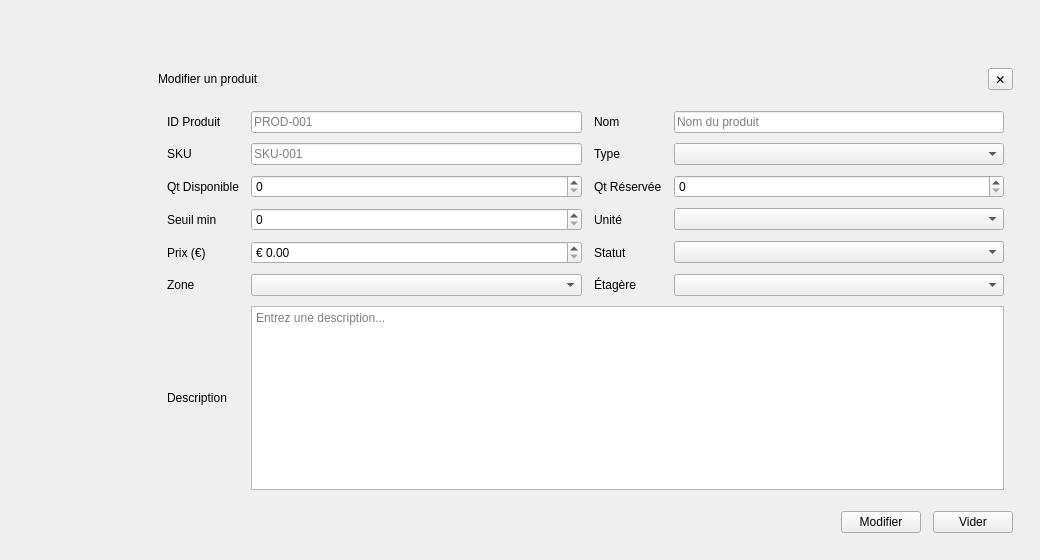
            <widget class="QWidget" name="modifieri">
             <widget class="QFrame" name="PopupInventoryCard_2">
              <property name="geometry">
               <rect>
                <x>140</x>
                <y>50</y>
                <width>891</width>
                <height>501</height>
               </rect>
              </property>
              <property name="minimumSize">
               <size>
                <width>760</width>
                <height>0</height>
               </size>
              </property>
              <property name="frameShape">
               <enum>QFrame::Shape::NoFrame</enum>
              </property>
              <layout class="QVBoxLayout" name="popupInventoryLayout_2">
               <property name="spacing">
                <number>12</number>
               </property>
               <property name="leftMargin">
                <number>18</number>
               </property>
               <property name="topMargin">
                <number>18</number>
               </property>
               <property name="rightMargin">
                <number>18</number>
               </property>
               <property name="bottomMargin">
                <number>18</number>
               </property>
               <item>
                <layout class="QHBoxLayout" name="popupInventoryHeader_2">
                 <item>
                  <widget class="QLabel" name="PopupTitleInventory_2">
                   <property name="text">
                    <string>Modifier un produit</string>
                   </property>
                  </widget>
                 </item>
                 <item>
                  <spacer name="popupInventoryHeaderSpacer_2">
                   <property name="orientation">
                    <enum>Qt::Orientation::Horizontal</enum>
                   </property>
                   <property name="sizeHint" stdset="0">
                    <size>
                     <width>40</width>
                     <height>20</height>
                    </size>
                   </property>
                  </spacer>
                 </item>
                 <item>
                  <widget class="QToolButton" name="BtnPopupCancelInventory_2">
                   <property name="toolTip">
                    <string>Fermer</string>
                   </property>
                   <property name="text">
                    <string>✕</string>
                   </property>
                  </widget>
                 </item>
                </layout>
               </item>
               <item>
                <widget class="QFrame" name="PopupInventoryForm_2">
                 <property name="frameShape">
                  <enum>QFrame::Shape::NoFrame</enum>
                 </property>
                 <layout class="QGridLayout" name="inventoryFormGrid_2">
                  <property name="horizontalSpacing">
                   <number>12</number>
                  </property>
                  <property name="verticalSpacing">
                   <number>10</number>
                  </property>
                  <item row="0" column="0">
                   <widget class="QLabel" name="LblIdProduct_2">
                    <property name="text">
                     <string>ID Produit</string>
                    </property>
                   </widget>
                  </item>
                  <item row="0" column="1">
                   <widget class="QLineEdit" name="IdProduct_2">
                    <property name="placeholderText">
                     <string>PROD-001</string>
                    </property>
                   </widget>
                  </item>
                  <item row="0" column="2">
                   <widget class="QLabel" name="LblName_2">
                    <property name="text">
                     <string>Nom</string>
                    </property>
                   </widget>
                  </item>
                  <item row="0" column="3">
                   <widget class="QLineEdit" name="Name_2">
                    <property name="placeholderText">
                     <string>Nom du produit</string>
                    </property>
                   </widget>
                  </item>
                  <item row="1" column="0">
                   <widget class="QLabel" name="LblSku_2">
                    <property name="text">
                     <string>SKU</string>
                    </property>
                   </widget>
                  </item>
                  <item row="1" column="1">
                   <widget class="QLineEdit" name="Sku_2">
                    <property name="placeholderText">
                     <string>SKU-001</string>
                    </property>
                   </widget>
                  </item>
                  <item row="1" column="2">
                   <widget class="QLabel" name="LblType_3">
                    <property name="text">
                     <string>Type</string>
                    </property>
                   </widget>
                  </item>
                  <item row="1" column="3">
                   <widget class="QComboBox" name="Type_2">
                    <property name="placeholderText">
                     <string>Sélectionner type</string>
                    </property>
                   </widget>
                  </item>
                  <item row="2" column="0">
                   <widget class="QLabel" name="LblQtAv_2">
                    <property name="text">
                     <string>Qt Disponible</string>
                    </property>
                   </widget>
                  </item>
                  <item row="2" column="1">
                   <widget class="QSpinBox" name="QtAv_2">
                    <property name="minimum">
                     <number>0</number>
                    </property>
                    <property name="maximum">
                     <number>10000</number>
                    </property>
                   </widget>
                  </item>
                  <item row="2" column="2">
                   <widget class="QLabel" name="LblQtRs_2">
                    <property name="text">
                     <string>Qt Réservée</string>
                    </property>
                   </widget>
                  </item>
                  <item row="2" column="3">
                   <widget class="QSpinBox" name="QtRs_2">
                    <property name="minimum">
                     <number>0</number>
                    </property>
                    <property name="maximum">
                     <number>10000</number>
                    </property>
                   </widget>
                  </item>
                  <item row="3" column="0">
                   <widget class="QLabel" name="LblThreshold_2">
                    <property name="text">
                     <string>Seuil min</string>
                    </property>
                   </widget>
                  </item>
                  <item row="3" column="1">
                   <widget class="QSpinBox" name="Threshold_2">
                    <property name="minimum">
                     <number>0</number>
                    </property>
                    <property name="maximum">
                     <number>10000</number>
                    </property>
                   </widget>
                  </item>
                  <item row="3" column="2">
                   <widget class="QLabel" name="LblUnit_2">
                    <property name="text">
                     <string>Unité</string>
                    </property>
                   </widget>
                  </item>
                  <item row="3" column="3">
                   <widget class="QComboBox" name="Unit_2">
                    <property name="placeholderText">
                     <string>Sélectionner unité</string>
                    </property>
                   </widget>
                  </item>
                  <item row="4" column="0">
                   <widget class="QLabel" name="LblPrice_2">
                    <property name="text">
                     <string>Prix (€)</string>
                    </property>
                   </widget>
                  </item>
                  <item row="4" column="1">
                   <widget class="QDoubleSpinBox" name="Price_2">
                    <property name="prefix">
                     <string>€ </string>
                    </property>
                    <property name="decimals">
                     <number>2</number>
                    </property>
                    <property name="minimum">
                     <double>0.000000000000000</double>
                    </property>
                    <property name="maximum">
                     <double>100000.000000000000000</double>
                    </property>
                   </widget>
                  </item>
                  <item row="4" column="2">
                   <widget class="QLabel" name="LblStatus_2">
                    <property name="text">
                     <string>Statut</string>
                    </property>
                   </widget>
                  </item>
                  <item row="4" column="3">
                   <widget class="QComboBox" name="Status_2">
                    <property name="placeholderText">
                     <string>Sélectionner statut</string>
                    </property>
                   </widget>
                  </item>
                  <item row="5" column="0">
                   <widget class="QLabel" name="LblZone_2">
                    <property name="text">
                     <string>Zone</string>
                    </property>
                   </widget>
                  </item>
                  <item row="5" column="1">
                   <widget class="QComboBox" name="Zone_2">
                    <property name="placeholderText">
                     <string>Sélectionner zone</string>
                    </property>
                   </widget>
                  </item>
                  <item row="5" column="2">
                   <widget class="QLabel" name="LblShelf_2">
                    <property name="text">
                     <string>Étagère</string>
                    </property>
                   </widget>
                  </item>
                  <item row="5" column="3">
                   <widget class="QComboBox" name="Shelf_2">
                    <property name="placeholderText">
                     <string>Sélectionner étagère</string>
                    </property>
                   </widget>
                  </item>
                  <item row="6" column="0">
                   <widget class="QLabel" name="LblDescription_2">
                    <property name="text">
                     <string>Description</string>
                    </property>
                   </widget>
                  </item>
                  <item row="6" column="1" colspan="3">
                   <widget class="QTextEdit" name="Description_2">
                    <property name="placeholderText">
                     <string>Entrez une description...</string>
                    </property>
                   </widget>
                  </item>
                 </layout>
                </widget>
               </item>
               <item>
                <layout class="QHBoxLayout" name="popupInventoryActions_2">
                 <item>
                  <spacer name="popupInventoryActionsLeft_2">
                   <property name="orientation">
                    <enum>Qt::Orientation::Horizontal</enum>
                   </property>
                   <property name="sizeHint" stdset="0">
                    <size>
                     <width>40</width>
                     <height>20</height>
                    </size>
                   </property>
                  </spacer>
                 </item>
                 <item>
                  <widget class="QPushButton" name="BtnPopupSaveInventory_2">
                   <property name="text">
                    <string>Modifier</string>
                   </property>
                   <property name="property" stdset="0">
                    <string>primary</string>
                   </property>
                  </widget>
                 </item>
                 <item>
                  <widget class="QPushButton" name="BtnPopupResetInventory_2">
                   <property name="text">
                    <string>Vider</string>
                   </property>
                   <property name="property" stdset="0">
                    <string>ghost</string>
                   </property>
                  </widget>
                 </item>
                </layout>
               </item>
              </layout>
             </widget>
            </widget>
